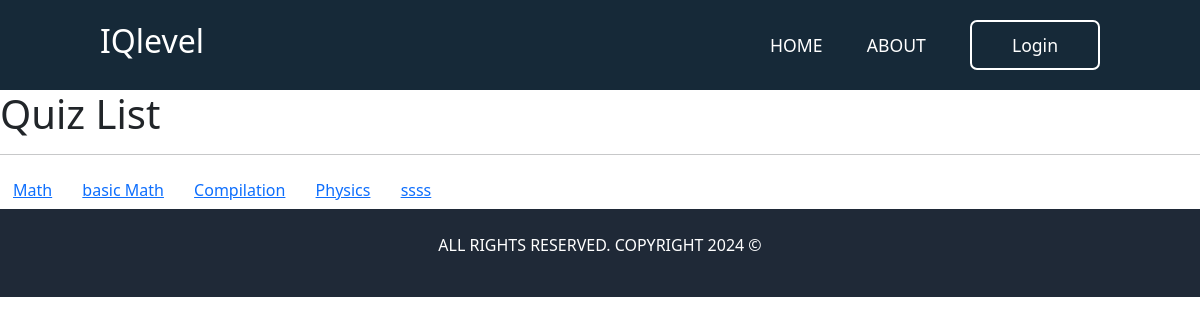
/quizes/, run on an earlier commit of the app's database.
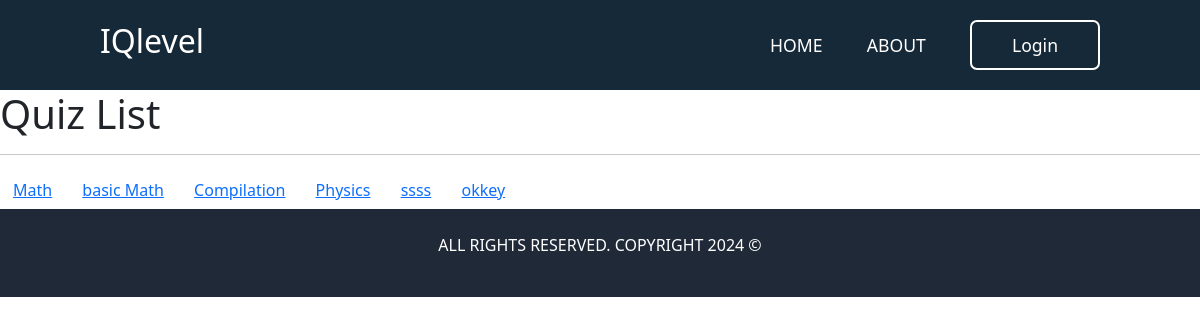
And on a later commit of the database.
### quizes/models.py (models this page shows, shortened)
class Quiz(models.Model):
    name = models.CharField(max_length=120)
    topic = models.CharField(max_length=120)
    number_of_questions = models.IntegerField()
    time = models.IntegerField(help_text="duration of quiz in Minutes")
    difficulty = models.CharField(max_length=6, choices=DIFF_CHOICES)
    required_score = models.IntegerField(help_text="required score to pass the quiz")
    created_by = models.ForeignKey(Professor, on_delete=models.CASCADE)
    start_time = models.DateTimeField()  # Students can access from this time
    end_time = models.DateTimeField()  # Access closes after this time
    groups = models.ManyToManyField(Group)  # Assign quiz to multiple groups
    created_at = models.DateTimeField(auto_now_add=True)
    class Meta:
        verbose_name_plural = "Quizes"

### quizes/views.py (the view)
# urls.py: path('', QuizListView.as_view(), name='main-view'),
class QuizListView(ListView):
    model = Quiz
    template_name = 'quizes/main.html'

### theme/templates/quizes/main.html (shortened to what this page needs)
{% extends "base.html" %}
{% load static %}
{% block scripts %}
    <link rel="stylesheet" href="https://cdn.jsdelivr.net/npm/bootstrap@5.2.3/dist/css/bootstrap.min.css">
{% endblock scripts %}
{% block content %}
    <div class="h1">Quiz List</div>
    <hr>
    {% for obj in object_list %}
        <button
            class="btn btn-link modal-button"
            data-pk="{{ obj.pk }}"
            data-quiz="{{ obj.name }}"
            data-questions="{{ obj.number_of_questions }}"
            data-time="{{ obj.time }}"
            data-difficulty="{{ obj.difficulty }}"
            data-pass="{{ obj.required_score }}"
            data-bs-toggle="modal"
            data-bs-target="#quizStartModal">
            {{ obj.name }}
        </button>
    {% endfor %}
{% endblock content %}

What changed in the data, as far as the page shows it:
added Quiz: name "okkey"
